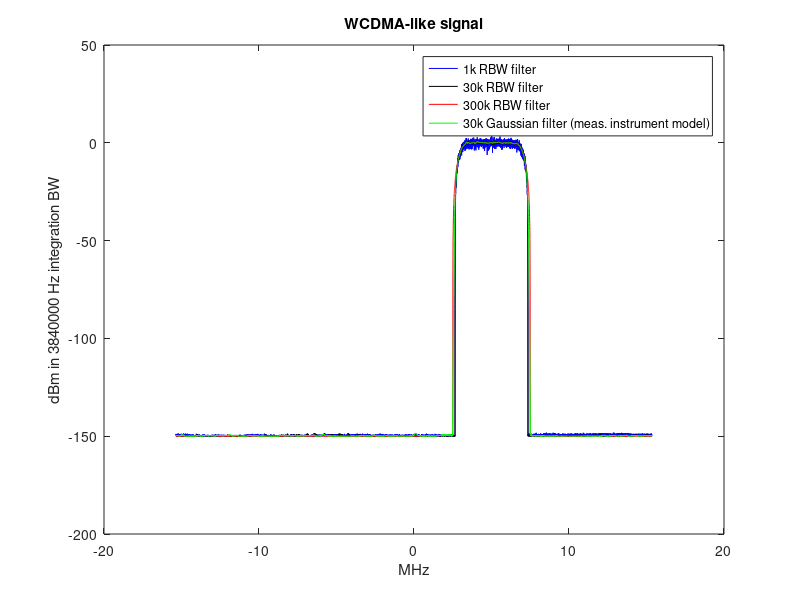
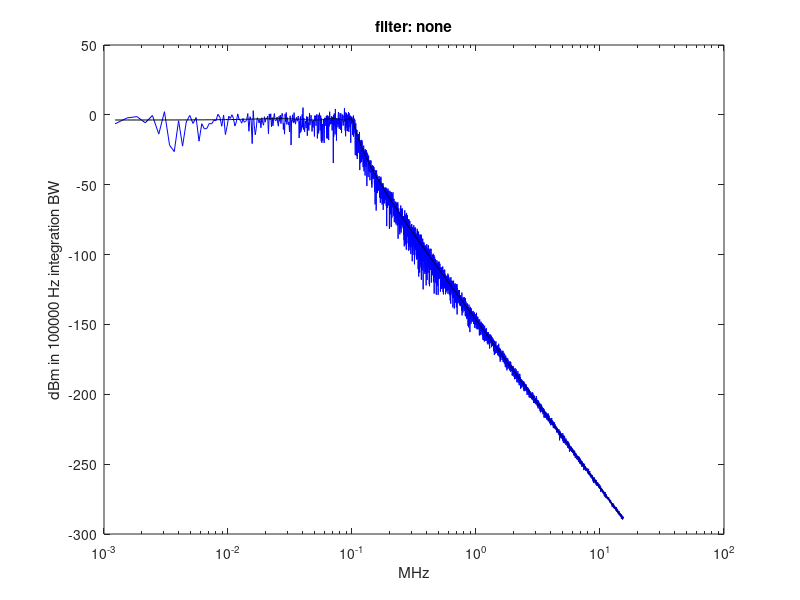

Reproduce these figures in MATLAB, in order.
% ************************************
% spectrum analyzer
% Markus Nentwig, 10.12.2011
%
% Note: If the signal is not cyclic, apply conventional windowing before 
% calling spectrumAnalyzer
% ************************************

function satest()
    close all;
    rate_Hz = 30.72e6; % sampling rate
    n = 100000; % number of samples

    noise = randn(1, n);
    pulse = zeros(1, n); pulse(1) = 1;
    
    % ************************************
    % example (linear frequency scale, RBW filter)
    % ************************************
    tmp1 = normalize(RRC_filter('signal', noise, 'rate_Hz', rate_Hz, 'alpha', 0.22, 'BW_Hz', 3.84e6, 'fCenter_Hz', 5e6));

    % pRef = 0.001: a normalized signal will show as 0 dBm = 0.001 W
    saPar = struct('rate_Hz', rate_Hz, 'fig', 1, 'pRef_W', 1e-3, 'RBW_power_Hz', 3.84e6, 'filter', 'brickwall', 'plotStyle', 'b-'); 
    spectrumAnalyzer(saPar, 'signal', tmp1, 'RBW_window_Hz', 1e3);
    spectrumAnalyzer(saPar, 'signal', tmp1, 'RBW_window_Hz', 30e3, 'plotStyle', 'k-');
    spectrumAnalyzer(saPar, 'signal', tmp1, 'RBW_window_Hz', 300e3, 'plotStyle', 'r-');
    spectrumAnalyzer(saPar, 'signal', tmp1, 'RBW_window_Hz', 30e3, 'filter', 'gaussian', 'plotStyle', 'g-');
    legend('1k RBW filter', '30k RBW filter', '300k RBW filter', '30k Gaussian filter (meas. instrument model)');
    title('WCDMA-like signal');
    
    % ************************************
    % example (logarithmic frequency scale, 
    % no RBW filter)
    % ************************************
    fPar = struct('rate_Hz', rate_Hz, ...
                  'chebyOrder', 6, ...
                  'chebyRipple_dB', 1, ...
                  'fCorner_Hz', 1e5);

    saPar = struct('rate_Hz', rate_Hz, ...
                   'pRef_W', 1e-3, ...
                   'fMin_Hz', 1e3, ...
                   'RBW_power_Hz', 1e5, ...
                   'RBW_window_Hz', 1e3, ...
                   'filter', 'none', ...
                   'plotStyle', 'b-', ...
                   'logscale', true, ...
                   'fig', 2, ...
                   'noisefloor_dB', -300);
    
    tmp1 = normalize(IIR_filterExample('signal', noise, fPar));
    tmp2 = normalize(IIR_filterExample('signal', pulse, fPar));
    
    spectrumAnalyzer('signal', tmp1, saPar);
    spectrumAnalyzer('signal', tmp2, saPar, 'plotStyle', 'k-');
end

function sig = normalize(sig)
    sig = sig / sqrt(sig * sig' / numel(sig));
end

% ************************************
% calculates the frequency that corresponds to each
% FFT bin (negative, zero, positive)
% ************************************
function fb_Hz = FFT_frequencyBasis(n, rate_Hz)
    fb = 0:(n - 1);
    fb = fb + floor(n / 2);
    fb = mod(fb, n);
    fb = fb - floor(n / 2);
    fb = fb / n; % now [0..0.5[, [-0.5..0[
    fb_Hz = fb * rate_Hz;
end

% ************************************
% root-raised cosine filter (to generate
% example signal)
% ************************************
function sig = RRC_filter(varargin)
    def = struct('fCenter_Hz', 0);
    p = vararginToStruct(def, varargin);
    
    n = numel(p.signal);
    fb_Hz = FFT_frequencyBasis(n, p.rate_Hz);

    % frequency relative to cutoff frequency
    c = abs((fb_Hz - p.fCenter_Hz) / (p.BW_Hz / 2));
    % c=-1 for lower end of transition region
    % c=1 for upper end of transition region
    c=(c-1) / p.alpha;

    % clip to -1..1 range
    c=min(c, 1);
    c=max(c, -1);
    
    % raised-cosine filter
    H = 1/2+cos(pi/2*(c+1))/2;

    % root-raised cosine filter
    H = sqrt(H);

    % apply filter
    sig = ifft(fft(p.signal) .* H);
end    

% ************************************
% continuous-time filter example
% ************************************
function sig = IIR_filterExample(varargin)
    p = vararginToStruct(varargin);
    
    % design continuous-time IIR filter
    [IIR_b, IIR_a] = cheby1(p.chebyOrder, p.chebyRipple_dB, 1, 's');
    
    % evaluate on the FFT frequency grid
    fb_Hz = FFT_frequencyBasis(numel(p.signal), p.rate_Hz);
    
    % Laplace domain operator, normalized to filter cutoff frequency
    % (the above cheby1 call designs for unity cutoff)
    s = 1i * fb_Hz / p.fCorner_Hz;
    
    % polynomial in s
    H_num = polyval(IIR_b, s);
    H_denom = polyval(IIR_a, s);
    H = H_num ./ H_denom;
    
    % apply filter
    sig = ifft(fft(p.signal) .* H);
end

% ----------------------------------------------------------------------
% optionally: Move the code below into spectrumAnalyzer.m
function [fr, fb, handle] = spectrumAnalyzer(varargin)
    def = struct(...
        'noisefloor_dB', -150, ...
        'filter', 'none', ...
        'logscale', false,  ...
        'NMax', 10000, ...
        'freqUnit', 'MHz', ...
        'fig', -1, ...
        'plotStyle', 'b-', ...
        'originMapsTo_Hz', 0 ...
        );

    p = vararginToStruct(def, varargin);
    signal = p.signal;

    handle=nan; % avoid warning
    
    % A resolution bandwidth value of 'sine' sets the RBW to the FFT bin spacing.
    % The power of a pure sine wave now shows correctly from the peak in the spectrum (unity => 0 dB)
    singleBinMode=strcmp(p.RBW_power_Hz, 'sine');

    nSamples = numel(p.signal);
    binspacing_Hz = p.rate_Hz / nSamples;
    windowBW=p.RBW_window_Hz;
    noisefloor=10^(p.noisefloor_dB/10);
    % factor in the scaling factor that will be applied later for conversion to
    % power in RBW
    if ~singleBinMode
        noisefloor = noisefloor * binspacing_Hz / p.RBW_power_Hz;
    end

    % fr: "f"requency "r"esponse (plot y data)
    % fb: "f"requency "b"ase (plot x data)
    fr = fft(p.signal);
    
    scale_to_dBm=sqrt(p.pRef_W/0.001);

    % Normalize amplitude to the number of samples that contribute
    % to the spectrum
    fr=fr*scale_to_dBm/nSamples;

    % magnitude
    fr = fr .* conj(fr);

    [winLeft, winRight] = spectrumAnalyzerGetWindow(p.filter, singleBinMode, p.RBW_window_Hz, binspacing_Hz);
    % winLeft is the right half of the window, but it appears on the
    % left side of the FFT space

    winLen=0;
    if ~isempty(winLeft)  
        
        % zero-pad the power spectrum in the middle with a length
        % equivalent to the window size. 
        % this guarantees that there is enough bandwidth for the filter!
        % one window length is enough, the spillover from both sides overlaps
        % Scale accordingly.
        winLen=size(winLeft, 2)+size(winRight, 2);
        
        % note: fr is the power shown in the plot, NOT a frequency
        % domain representation of a signal.
        % There is no need to renormalize because of the length change
        center=floor(nSamples/2)+1;
        rem=nSamples-center;
        fr=[fr(1:center-1), zeros(1, winLen-1), fr(center:end)];
        % construct window with same length as fr
        win=zeros(size(fr));
        win(1:1+size(winLeft, 2)-1)=winLeft;
        win(end-size(winRight, 2)+1:end)=winRight;
        
        assert(isreal(win));
        assert(isreal(fr));
        assert(size(win, 2)==size(fr, 2));
        
        % convolve using FFT
        win=fft(win);
        fr=fft(fr);
        
        fr=fr .* win;
        fr=ifft(fr);
        fr=real(fr); % chop off roundoff error imaginary part
        fr=max(fr, 0); % chop off small negative numbers
        
        % remove padding
        fr=[fr(1:center-1), fr(end-rem+1:end)];
    end

    % ************************************
    % build frequency basis and rotate 0 Hz to center
    % ************************************
    fb = FFT_frequencyBasis(numel(fr), p.rate_Hz);    
    fr = fftshift(fr);
    fb = fftshift(fb);
    
    if false
        % use in special cases (very long signals)
        
        % ************************************
        % data reduction:
        % If a filter is used, details smaller than windowBW are
        % suppressed already by the filter, and using more samples
        % gives no additional information. 
        % ************************************
        if numel(fr) > p.NMax
            switch(p.filter)
              case 'gaussian'
                % 0.2 offset from the peak causes about 0.12 dB error
                incr=floor(windowBW/binspacing_Hz/5);
              case 'brickwall'
                % there is no error at all for a peak
                incr=floor(windowBW/binspacing_Hz/3);
              case 'none'
                % there is no filter, we cannot discard data at this stage
                incr=-1;
            end
            
            if incr > 1 
                fr=fr(1:incr:end);
                fb=fb(1:incr:end);
            end  
        end
    end
    
    % ************************************
    % data reduction: 
    % discard beyond fMin / fMax, if given
    % ************************************
    indexMin = 1;
    indexMax = numel(fb);  
    flag=0;
    if isfield(p, 'fMin_Hz')
        indexMin=min(find(fb >= p.fMin_Hz));
        flag=1;
    end
    if isfield(p, 'fMax_Hz')
        indexMax=max(find(fb <= p.fMax_Hz));
        flag=1;
    end
    if flag
        fb=fb(indexMin:indexMax);
        fr=fr(indexMin:indexMax);
    end
    
    if p.NMax > 0
        if p.logscale
            % ************************************
            % Sample number reduction for logarithmic
            % frequency scale
            % ************************************     
            assert(isfield(p, 'fMin_Hz'), 'need fMin_Hz in logscale mode');
            assert(p.fMin_Hz > 0, 'need fMin_Hz > 0 in logscale mode');
            if ~isfield(p, 'fMax_Hz')
                p.fMax_Hz = p.rate_Hz / 2;
            end
            
            % averaged output arrays
            fbOut=zeros(1, p.NMax-1);
            frOut=zeros(1, p.NMax-1);

            % candidate output frequencies (it's not certain yet
            % that there is actually data)
            s=logspace(log10(p.fMin_Hz), log10(p.fMax_Hz), p.NMax);

            f1=s(1);
            nextStartIndex=max(find(fb < f1));
            if isempty(nextStartIndex)
                nextStartIndex=1;
            end
            
            % iterate through all frequency regions
            % collect data
            % average
            for index=2:size(s, 2)
                f2=s(index);
                endIndex=max(find(fb < f2));

                % number of data points in bin
                n=endIndex-nextStartIndex+1;             
                if n > 0
                    % average
                    ix=nextStartIndex:endIndex;
                    fbOut(index-1)=sum(fb(ix))/n;
                    frOut(index-1)=sum(fr(ix))/n;
                    nextStartIndex=endIndex+1;
                else
                    % mark point as invalid (no data)
                    fbOut(index-1)=nan;
                end
            end
            % remove bins where no data point contributed
            ix=find(~isnan(fbOut));
            fbOut=fbOut(ix);
            frOut=frOut(ix);
            fb=fbOut;
            fr=frOut;
        else
            % ************************************
            % Sample number reduction for linear
            % frequency scale
            % ************************************     
            len=size(fb, 2);
            decim=ceil(len/p.NMax); % one sample overlength => decim=2                              
            if decim > 1
                % truncate to integer multiple
                len=floor(len / decim)*decim;
                fr=fr(1:len);
                fb=fb(1:len);

                fr=reshape(fr, [decim, len/decim]);
                fb=reshape(fb, [decim, len/decim]);
                if singleBinMode
                    % apply peak hold over each segment (column)
                    fr=max(fr);
                else
                    % apply averaging over each segment (column)
                    fr = sum(fr) / decim;
                end
                fb=sum(fb)/decim; % for each column the average
            end % if sample reduction necessary
        end % if linear scale
    end % if sample number reduction

    % ************************************
    % convert magnitude to dB.
    % truncate very small values 
    % using an artificial noise floor
    % ************************************     
    fr=(10*log10(fr+noisefloor));

    if singleBinMode
        % ************************************
        % The power reading shows the content of each 
        % FFT bin. This is accurate for single-frequency
        % tones that fall exactly on the frequency grid
        % (an integer number of cycles over the signal length)
        % ************************************     
    else
        % ************************************
        % convert sensed power density from FFT bin spacing
        % to resolution bandwidth
        % ************************************     
        fr=fr+10*log10(p.RBW_power_Hz/binspacing_Hz);
    end

    % ************************************
    % Post-processing: 
    % Translate frequency axis to RF
    % ************************************
    fb = fb + p.originMapsTo_Hz;
    
    % ************************************
    % convert to requested units
    % ************************************
    switch(p.freqUnit)
      case 'Hz'
      case 'kHz'
        fb = fb / 1e3;
      case 'MHz'
        fb = fb / 1e6;
      case 'GHz'
        fb = fb / 1e9;
      otherwise
        error('unsupported frequency unit');
    end
    
    % ************************************
    % Plot (if requested)
    % ************************************    
    if p.fig > 0
        % *************************************************************
        % title
        % *************************************************************
        if isfield(p, 'title')
            t=['"', p.title, '";'];
        else
            t='';
        end
        switch(p.filter)
          case 'gaussian'
            t=[t, ' filter: Gaussian '];
          case 'brickwall'
            t=[t, ' filter: ideal bandpass '];
          case 'none'
            t=[t, ' filter: none '];
          otherwise
            assert(0)
        end
        
        if ~strcmp(p.filter, 'none')
            t=[t, '(', mat2str(p.RBW_window_Hz), ' Hz)'];       
        end
        
        if isfield(p, 'pNom_dBm')
            % *************************************************************
            % show dB relative to a given absolute power in dBm 
            % *************************************************************
            fr=fr-p.pNom_dBm;
            yUnit='dB';
        else
            yUnit='dBm';
        end
        
        % *************************************************************
        % plot
        % *************************************************************
        figure(p.fig);    
        if p.logscale
            handle = semilogx(fb, fr, p.plotStyle);
        else
            handle = plot(fb, fr, p.plotStyle);
        end
        hold on; % after plot, otherwise prevents logscale
        
        if isfield(p, 'lineWidth')
            set(handle, 'lineWidth', p.lineWidth);
        end
        
        % *************************************************************
        % axis labels
        % *************************************************************
        xlabel(p.freqUnit);
        if singleBinMode
            ylabel([yUnit, ' (continuous wave)']);    
        else
            ylabel([yUnit, ' in ', mat2str(p.RBW_power_Hz), ' Hz integration BW']);
        end
        title(t);
        
        % *************************************************************
        % adapt y range, if requested
        % *************************************************************
        y=ylim();
        y1=y(1); y2=y(2);

        rescale=false;
        if isfield(p, 'yMin')
            y(1)=p.yMin;
            rescale=true;
        end
        if isfield(p, 'yMax')
            y(2)=p.yMax;
            rescale=true;
        end
        if rescale
            ylim(y);
        end
    end
end

function [winLeft, winRight] = spectrumAnalyzerGetWindow(filter, singleBinMode, RBW_window_Hz, binspacing_Hz)
    
    switch(filter)
      case 'gaussian'
        
        % construct Gaussian filter
        % -60 / -3 dB shape factor 4.472
        nRBW=6;
        nOneSide=ceil(RBW_window_Hz/binspacing_Hz*nRBW); 
        
        filterBase=linspace(0, nRBW, nOneSide);
        winLeft=exp(-(filterBase*0.831) .^2);
        winRight=fliplr(winLeft(2:end)); % omit 0 Hz bin
        
      case 'brickwall'
        nRBW=1;
        n=ceil(RBW_window_Hz/binspacing_Hz*nRBW); 
        n1 = floor(n/2);
        n2 = n - n1;
        
        winLeft=ones(1, n1);
        winRight=ones(1, n2); 
        
      case 'none'
        winLeft=[];
        winRight=[];
      
      otherwise
        error('unknown RBW filter type');
    end
    
    % the window is not supposed to shift the spectrum.
    % Therefore, the first bin is always in winLeft (0 Hz):
    if size(winLeft, 2)==1 && isempty(winRight)
        % there is no use to convolve with one-sample window
        % it's always unity
        winLeft=[];
        winRight=[];
        tmpwin=[];
    end
    
    if ~isempty(winLeft)
        % (note: it is not possible that winRight is empty, while winLeft is not)
        if singleBinMode
            % normalize to unity at 0 Hz
            s=winLeft(1);
        else
            % normalize to unity area under the filter
            s=sum(winLeft)+sum(winRight);
        end
        winLeft=winLeft / s;
        winRight=winRight / s;
    end
end

% *************************************************************
% helper function: Parse varargin argument list
% allows calling myFunc(A, A, A, ...)
% where A is
% - key (string), value (arbitrary) => result.key = value
% - a struct => fields of A are copied to result
% - a cell array => recursive handling using above rules
% *************************************************************
function r = vararginToStruct(varargin)
% note: use of varargin implicitly packs the caller's arguments into a cell array
% that is, calling vararginToStruct('hello') results in
%   varargin = {'hello'}
    r = flattenCellArray(varargin, struct()); 
end

function r = flattenCellArray(arr, r)
    ix=1;
    ixMax = numel(arr);
    while ix <= ixMax
        e = arr{ix};
        
        if iscell(e)
            % cell array at 'key' position gets recursively flattened 
            % becomes struct
            r = flattenCellArray(e, r);
        elseif ischar(e)
            % string => key. 
            % The following entry is a value
            ix = ix + 1;
            v = arr{ix};
            % store key-value pair
            r.(e) = v;
        elseif isstruct(e)
            names = fieldnames(e);
            for ix2 = 1:numel(names) 
                k = names{ix2};
                r.(k) = e.(k);
            end
        else 
            e
            assert(false)
        end
        ix=ix+1;
    end % while
end